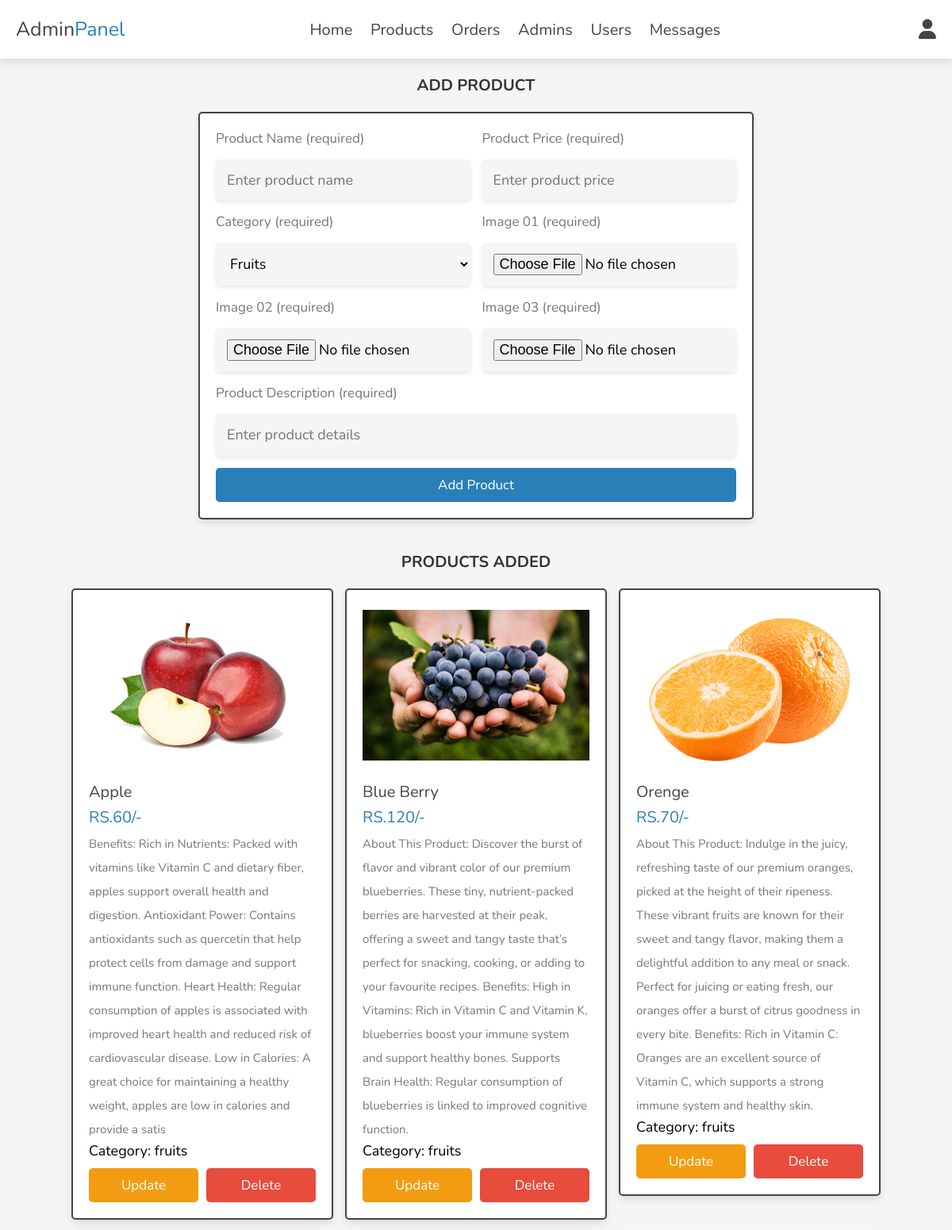
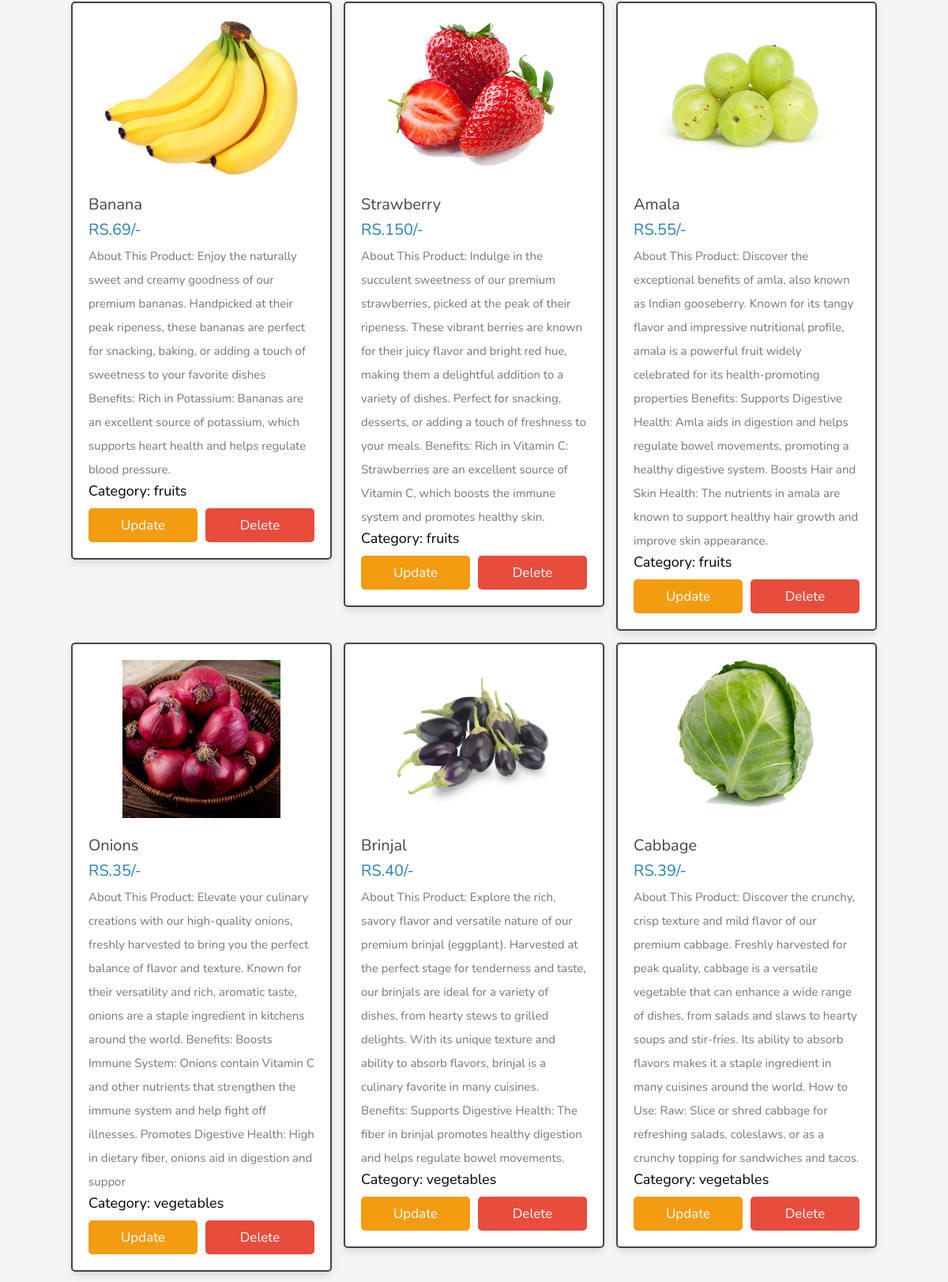
Screenshot of /admin/products.php (signed in, upper part) with the database file from the repository (2 pictures, top to bottom).
### tables this page shows
CREATE TABLE `products` (
  `id` int(100) NOT NULL,
  `name` varchar(100) NOT NULL,
  `details` varchar(500) NOT NULL,
  `price` int(10) NOT NULL,
  `image_01` varchar(100) NOT NULL,
  `image_02` varchar(100) NOT NULL,
  `image_03` varchar(100) NOT NULL,
  `category` varchar(100) NOT NULL
);

### admin/products.php (the view, shortened to what this page needs)
<?php
include '../components/connect.php';
?>
<!DOCTYPE html>
<html lang="en">
<head>
   <link rel="stylesheet" href="https://cdnjs.cloudflare.com/ajax/libs/font-awesome/6.1.1/css/all.min.css">
   <link rel="stylesheet" href="../css/admin_style.css">
</head>
<body>
<?php include '../components/admin_header.php'; ?>
<section class="add-products">
   <h1 class="heading">Add Product</h1>
   <form action="" method="post" enctype="multipart/form-data">
      <div class="flex">
         <div class="inputBox">
            <span>Product Name (required)</span>
            <input type="text" class="box" required maxlength="100" placeholder="Enter product name" name="name">
         </div>
         <div class="inputBox">
            <span>Product Price (required)</span>
            <input type="number" min="0" class="box" required max="9999999999" placeholder="Enter product price" name="price">
         </div>
         <div class="inputBox">
            <span>Category (required)</span>
            <select name="category" class="box" required>
               <option value="fruits">Fruits</option>
            </select>
         </div>
         <div class="inputBox">
            <span>Image 01 (required)</span>
            <input type="file" name="image_01" accept="image/jpg, image/jpeg, image/png, image/webp" class="box" required>
         </div>
         <div class="inputBox">
            <span>Image 02 (required)</span>
            <input type="file" name="image_02" accept="image/jpg, image/jpeg, image/png, image/webp" class="box" required>
         </div>
         <div class="inputBox">
            <span>Image 03 (required)</span>
            <input type="file" name="image_03" accept="image/jpg, image/jpeg, image/png, image/webp" class="box" required>
         </div>
         <div class="inputBox">
            <span>Product Description (required)</span>
            <textarea name="details" placeholder="Enter product details" class="box" required maxlength="500" cols="30" rows="10"></textarea>
         </div>
      </div>
      <input type="submit" value="Add Product" class="btn" name="add_product">
   </form>
</section>
<section class="show-products">
   <h1 class="heading">Products Added</h1>
   <div class="box-container">
   <?php
      $select_products = $conn->prepare("SELECT * FROM `products`");
      $select_products->execute();
      if ($select_products->rowCount() > 0) {
         while ($fetch_products = $select_products->fetch(PDO::FETCH_ASSOC)) {
   ?>
   <div class="box">
      <img src="../uploaded_img/<?= $fetch_products['image_01']; ?>" alt="">
      <div class="name"><?= $fetch_products['name']; ?></div>
      <div class="price">RS.<span><?= $fetch_products['price']; ?></span>/-</div>
      <div class="details"><span><?= $fetch_products['details']; ?></span></div>
      <div class="category"><span>Category: <?= $fetch_products['category']; ?></span></div>
      <div class="flex-btn">
         <a href="update_product.php?update=<?= $fetch_products['id']; ?>" class="option-btn">Update</a>
         <a href="products.php?delete=<?= $fetch_products['id']; ?>" class="delete-btn" onclick="return confirm('Delete this product?');">Delete</a>
      </div>
   </div>
   <?php
         }
      } else {
         echo '<p class="empty">No products added yet!</p>';
      }
   ?>
   </div>
</section>
</body>
</html>

### css/admin_style.css (style rules this page uses)
:root { --main-color:#2980b9; --orange:#f39c12; --red:#e74c3c; --black:#444; --white:#fff; --light-color:#777; --light-bg:#f5f5f5; --border:.2rem solid var(--black); --box-shadow:0 .5rem 1rem rgba(0,0,0,.1); }
* { font-family: 'Nunito', sans-serif; margin:0; padding:0; box-sizing: border-box; outline: none; border:none; text-decoration: none; }
html { font-size: 62.5%; overflow-x: hidden; }
body { background-color: var(--light-bg); }
section { padding:2rem; max-width: 1200px; margin:0 auto; }
.heading { font-size: 4rem; color:var(--black); margin-bottom: 2rem; text-align: center; text-transform: uppercase; }
.btn, .delete-btn, .option-btn { display: block; width: 100%; margin-top: 1rem; border-radius: .5rem; padding:1rem 3rem; font-size: 1.7rem; text-transform: capitalize; color:var(--white); cursor: pointer; text-align: center; }
.btn { background-color: var(--main-color); }
.option-btn { background-color: var(--orange); }
.delete-btn { background-color: var(--red); }
.flex-btn { display: flex; gap:1rem; }
.add-products form { max-width: 70rem; margin: 0 auto; background-color: var(--white); box-shadow: var(--box-shadow); border:var(--border); border-radius: .5rem; padding:2rem; }
.add-products form .flex { display: flex; gap:1.5rem; flex-wrap: wrap; }
.add-products form .flex .inputBox { flex:1 1 25rem; }
.add-products form span { font-size:1.7rem; color:var(--light-color); }
.add-products form .box { font-size: 1.8rem; background-color: var(--light-bg); border-radius: .5rem; padding:1.4rem; width: 100%; margin-top: 1.5rem; }
.add-products form textarea { height: 5.4rem; resize: none; }
.show-products .box-container { display: grid; grid-template-columns: repeat(auto-fit, 33rem); gap:1.5rem; justify-content: center; align-items: flex-start; }
.show-products .box-container .box { background-color: var(--white); box-shadow: var(--box-shadow); border-radius: .5rem; border:var(--border); padding:2rem; }
.show-products .box-container .box img { width: 100%; height: 20rem; object-fit: contain; margin-bottom: 1.5rem; }
.show-products .box-container .box .name { font-size: 2rem; color:var(--black); }
.show-products .box-container .box .price { font-size: 2rem; color:var(--main-color); margin:.5rem 0; }
.show-products .box-container .box .details { font-size: 1.5rem; color:var(--light-color); line-height: 2; }
.heading { text-align: center; font-size: 2rem; margin-bottom: 20px; color: #333; }
.box-container { display: flex; flex-wrap: wrap; gap: 20px; justify-content: center; }
.box { flex: 1 1 300px; background-color: #fff; border-radius: 10px; padding: 100px; box-shadow: 0 2px 5px rgba(0, 0, 0, 0.1); transition: transform 0.2s; font-size: large; }

### rows the page displays
products: image_01 (picture), name "Apple", price "60", details "Benefits: Rich in Nutrients: Packed with vitamins like Vitamin C and dietary fiber, apples support overall health and digestion. Antioxidant Power: Contains antioxidants such as quercetin that help protect cells from damage and support immune function. Heart Health: Regular consumption of apples is associated with improved heart health and reduced risk of cardiovascular disease. Low in Calories: A great choice for maintaining a healthy weight, apples are low in calories and provide a satis", category "fruits"
products: image_01 (picture), name "Blue Berry", price "120", details "About This Product: Discover the burst of flavor and vibrant color of our premium blueberries. These tiny, nutrient-packed berries are harvested at their peak, offering a sweet and tangy taste that’s perfect for snacking, cooking, or adding to your favourite recipes. Benefits: High in Vitamins: Rich in Vitamin C and Vitamin K, blueberries boost your immune system and support healthy bones. Supports Brain Health: Regular consumption of blueberries is linked to improved cognitive function.", category "fruits"
products: image_01 (picture), name "Orenge", price "70", details "About This Product: Indulge in the juicy, refreshing taste of our premium oranges, picked at the height of their ripeness. These vibrant fruits are known for their sweet and tangy flavor, making them a delightful addition to any meal or snack. Perfect for juicing or eating fresh, our oranges offer a burst of citrus goodness in every bite. Benefits: Rich in Vitamin C: Oranges are an excellent source of Vitamin C, which supports a strong immune system and healthy skin.", category "fruits"
products: image_01 (picture), name "Banana", price "69", details "About This Product: Enjoy the naturally sweet and creamy goodness of our premium bananas. Handpicked at their peak ripeness, these bananas are perfect for snacking, baking, or adding a touch of sweetness to your favorite dishes Benefits: Rich in Potassium: Bananas are an excellent source of potassium, which supports heart health and helps regulate blood pressure.", category "fruits"
products: image_01 (picture), name "Strawberry", price "150", details "About This Product: Indulge in the succulent sweetness of our premium strawberries, picked at the peak of their ripeness. These vibrant berries are known for their juicy flavor and bright red hue, making them a delightful addition to a variety of dishes. Perfect for snacking, desserts, or adding a touch of freshness to your meals. Benefits: Rich in Vitamin C: Strawberries are an excellent source of Vitamin C, which boosts the immune system and promotes healthy skin.", category "fruits"
products: image_01 (picture), name "Amala", price "55", details "About This Product: Discover the exceptional benefits of amla, also known as Indian gooseberry. Known for its tangy flavor and impressive nutritional profile, amala is a powerful fruit widely celebrated for its health-promoting properties Benefits: Supports Digestive Health: Amla aids in digestion and helps regulate bowel movements, promoting a healthy digestive system. Boosts Hair and Skin Health: The nutrients in amala are known to support healthy hair growth and improve skin appearance.", category "fruits"
products: image_01 (picture), name "Onions", price "35", details "About This Product: Elevate your culinary creations with our high-quality onions, freshly harvested to bring you the perfect balance of flavor and texture. Known for their versatility and rich, aromatic taste, onions are a staple ingredient in kitchens around the world. Benefits: Boosts Immune System: Onions contain Vitamin C and other nutrients that strengthen the immune system and help fight off illnesses. Promotes Digestive Health: High in dietary fiber, onions aid in digestion and suppor", category "vegetables"
products: image_01 (picture), name "Brinjal", price "40", details "About This Product: Explore the rich, savory flavor and versatile nature of our premium brinjal (eggplant). Harvested at the perfect stage for tenderness and taste, our brinjals are ideal for a variety of dishes, from hearty stews to grilled delights. With its unique texture and ability to absorb flavors, brinjal is a culinary favorite in many cuisines. Benefits: Supports Digestive Health: The fiber in brinjal promotes healthy digestion and helps regulate bowel movements.", category "vegetables"
products: image_01 (picture), name "Cabbage", price "39", details "About This Product: Discover the crunchy, crisp texture and mild flavor of our premium cabbage. Freshly harvested for peak quality, cabbage is a versatile vegetable that can enhance a wide range of dishes, from salads and slaws to hearty soups and stir-fries. Its ability to absorb flavors makes it a staple ingredient in many cuisines around the world. How to Use: Raw: Slice or shred cabbage for refreshing salads, coleslaws, or as a crunchy topping for sandwiches and tacos.", category "vegetables"
